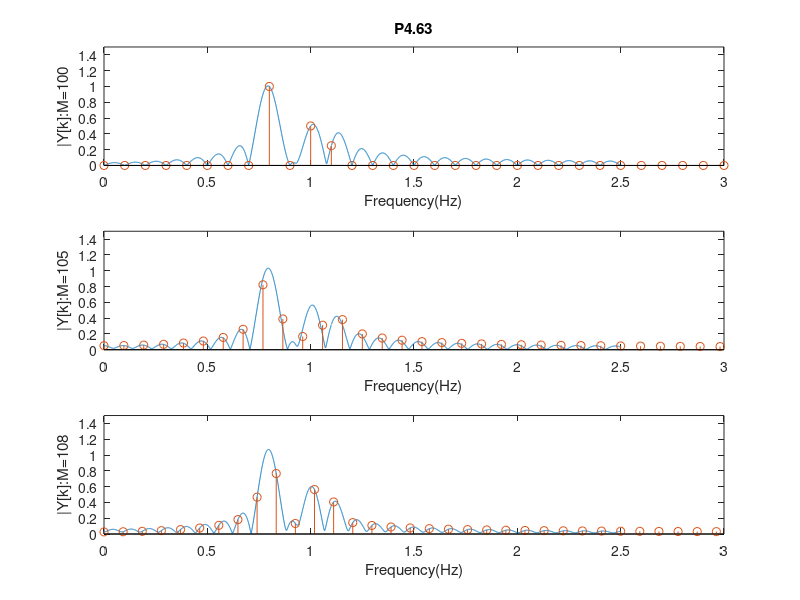

The MATLAB script that drew this image:
%% PROBLEM 4.63 : 
 %% ============== 

 T=.1; 

 %% Part (c) : 
 %% ========== 
 M=100; 
 n=[0:M-1];  wft=[-5:.001:5]*pi;  wdtfs=(2*pi/(M*T))*[-M/2:M/2-1]; 
 wft1=wft+2*pi;  wft2=wft-2*pi;  wft3=wft+1.6*pi;  wft4=wft-1.6*pi; 
 wft5=wft+2.2*pi;  wft6=wft-2.2*pi; 
 t1=exp(-j*wft1*T*(M-1)/2).*sin(M*wft1*T/2)./(2*sin(wft1*T/2)); 
 t2=exp(-j*wft2*T*(M-1)/2).*sin(M*wft2*T/2)./(2*sin(wft2*T/2)); 
 t3=exp(-j*wft3*T*(M-1)/2).*sin(M*wft3*T/2)./(sin(wft3*T/2)); 
 t4=exp(-j*wft4*T*(M-1)/2).*sin(M*wft4*T/2)./(sin(wft4*T/2)); 
 t5=exp(-j*wft5*T*(M-1)/2).*sin(M*wft5*T/2)./(4*sin(wft5*T/2)); 
 t6=exp(-j*wft6*T*(M-1)/2).*sin(M*wft6*T/2)./(4*sin(wft6*T/2)); 
 Yft=(t1+t2+t3+t4+t5+t6)/M; 

 x=cos(2*pi*n*T) + 2*cos(2*pi*0.8*n*T) + .5*cos(2*pi*1.1*n*T); 
 Ydtfs=fftshift(fft(x,M))/M; 

 figure(1),clf 
 subplot(3,1,1) 
 plot(wft/(2*pi),abs(Yft)),hold on,stem(wdtfs/(2*pi),abs(Ydtfs)) 
 xlabel('Frequency(Hz)'),ylabel('|Y[k]:M=100'),axis([0 3 0 1.5]) 
 title('P4.63') 

 %% Part (d),1 : 
 %% ========== 
 M=105; 
 n=[0:M-1];  wft=[-5:.001:5]*pi;  wdtfs=(2*pi/((M-1)*T))*[-(M-1)/2:(M-1)/2]; 
 wft1=wft+2*pi;  wft2=wft-2*pi;  wft3=wft+1.6*pi;  wft4=wft-1.6*pi; 
 wft5=wft+2.2*pi;  wft6=wft-2.2*pi; 
 t1=exp(-j*wft1*T*(M-1)/2).*sin(M*wft1*T/2)./(2*sin(wft1*T/2)); 
 t2=exp(-j*wft2*T*(M-1)/2).*sin(M*wft2*T/2)./(2*sin(wft2*T/2)); 
 t3=exp(-j*wft3*T*(M-1)/2).*sin(M*wft3*T/2)./(sin(wft3*T/2)); 
 t4=exp(-j*wft4*T*(M-1)/2).*sin(M*wft4*T/2)./(sin(wft4*T/2)); 
 t5=exp(-j*wft5*T*(M-1)/2).*sin(M*wft5*T/2)./(4*sin(wft5*T/2)); 
 t6=exp(-j*wft6*T*(M-1)/2).*sin(M*wft6*T/2)./(4*sin(wft6*T/2)); 
 Yft=(t1+t2+t3+t4+t5+t6)/M; 

 x=cos(2*pi*n*T) + 2*cos(2*pi*0.8*n*T) + .5*cos(2*pi*1.1*n*T); 
 Ydtfs=fftshift(fft(x,M))/M; 

 subplot(3,1,2) 
 plot(wft/(2*pi),abs(Yft)),hold on,stem(wdtfs/(2*pi),abs(Ydtfs)) 
 xlabel('Frequency(Hz)'),ylabel('|Y[k]:M=105'),axis([0 3 0 1.5]) 


 %% Part (d),2 : 
 %% ========== 
 M=108; 
 n=[0:M-1];  wft=[-5:.001:5]*pi;  wdtfs=(2*pi/(M*T))*[-M/2:M/2-1]; 
 wft1=wft+2*pi;  wft2=wft-2*pi;  wft3=wft+1.6*pi;  wft4=wft-1.6*pi; 
 wft5=wft+2.2*pi;  wft6=wft-2.2*pi; 
 t1=exp(-j*wft1*T*(M-1)/2).*sin(M*wft1*T/2)./(2*sin(wft1*T/2)); 
 t2=exp(-j*wft2*T*(M-1)/2).*sin(M*wft2*T/2)./(2*sin(wft2*T/2)); 
 t3=exp(-j*wft3*T*(M-1)/2).*sin(M*wft3*T/2)./(sin(wft3*T/2)); 
 t4=exp(-j*wft4*T*(M-1)/2).*sin(M*wft4*T/2)./(sin(wft4*T/2)); 
 t5=exp(-j*wft5*T*(M-1)/2).*sin(M*wft5*T/2)./(4*sin(wft5*T/2)); 
 t6=exp(-j*wft6*T*(M-1)/2).*sin(M*wft6*T/2)./(4*sin(wft6*T/2)); 
 Yft=(t1+t2+t3+t4+t5+t6)/M; 

 x=cos(2*pi*n*T) + 2*cos(2*pi*0.8*n*T) + .5*cos(2*pi*1.1*n*T); 
 Ydtfs=fftshift(fft(x,M))/M; 

 subplot(3,1,3) 
 plot(wft/(2*pi),abs(Yft)),hold on,stem(wdtfs/(2*pi),abs(Ydtfs)) 
 xlabel('Frequency(Hz)'),ylabel('|Y[k]:M=108'),axis([0 3 0 1.5]) 

 print P4_63_1.eps